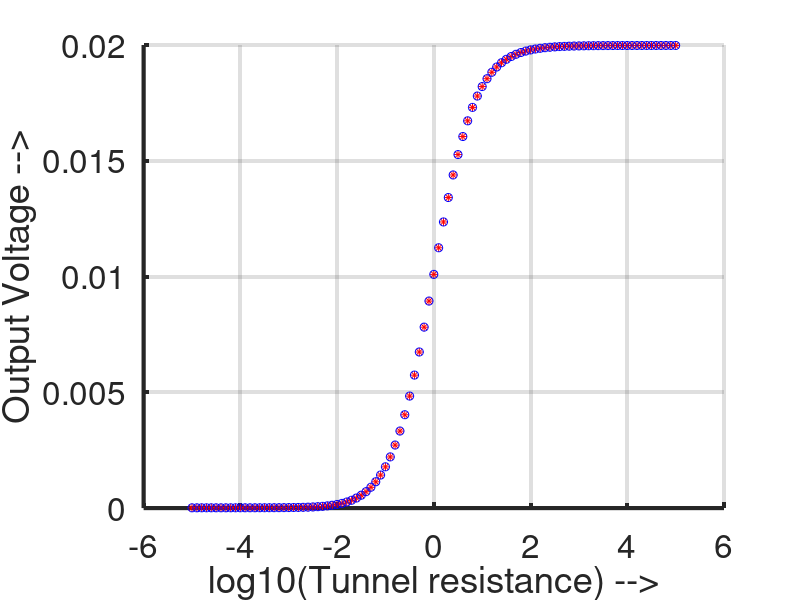

Recreate this plot in MATLAB.
% Spin circuit description of a non-local spin valve
clear all

%Constants (all MKS, except energy which is in eV)
q=1.6e-19;Z=zeros(2,2);

% Parameters
% note: R => rho*lambda_sf/A; L => L/lambda_sf
ii=0;
for X=-5:0.1:5
   ii=ii+1; RT(ii)=X; RT1=10^X; RT2=10^X;% Tunnel Resistance
   PT1=0.2; PT2=0.2;% Polarization of Tunnel Contacts
   RF=1e-2; LF1=100; LF2=100; PF1=0.05; PF2=0.05;% Ferromagnetic contacts
   RN=1; LN1=100; LN2=1e-3; LN3=100;% Nonmagnetic Channel

  % Ferromagnetic contacts
  GF1 = ((1/RF/LF1)*[1 PF1;PF1 PF1*PF1])+(((1-PF1*PF1)/RF)*[0 0; 0 ...
            csch(LF1)]);
  GF2 = ((1/RF/LF2)*[1 PF2;PF2 PF2*PF2])+(((1-PF2*PF2)/RF)*[0 0; 0 ...
            csch(LF2)]);
  G0F1 = ((1-PF1*PF1)/RF)*[0 0;0 coth(LF1)-csch(LF1)];
  G0F2 = ((1-PF2*PF2)/RF)*[0 0;0 coth(LF2)-csch(LF2)];

  % Normal channel
  GN1 = (1/RN/LN1)*[1 0;0 LN1*csch(LN1)];
  GN2 = (1/RN/LN2)*[1 0;0 LN2*csch(LN2)];
  GN3 = (1/RN/LN3)*[1 0;0 LN3*csch(LN3)];
  G0N1 = (1/RN)*[0 0;0 coth(LN1)-csch(LN1)];
  G0N2 = (1/RN)*[0 0;0 coth(LN2)-csch(LN2)];
  G0N3 = (1/RN)*[0 0;0 coth(LN3)-csch(LN3)];

  % Tunnel resistances
  GT1=(1/RT1)*[1 PT1;PT1 1];
  GT2=(1/RT2)*[1 PT2;PT2 1];

  % Conductance matrix from KCL
  G = [G0F1+GF1 -GF1 Z Z Z Z Z;
    -GF1 G0F1+GF1+GT1 Z Z -GT1 Z Z;
    Z Z G0F2+GF2 -GF2 Z Z Z;
    Z Z -GF2 G0F2+GF2+GT2 Z -GT2 Z;
    Z -GT1 Z Z GN1+G0N1+G0N2+GN2+GT1 -GN2 Z;
    Z Z Z -GT2 -GN2 GN3+G0N2+G0N3+GN2+GT2 -GN3;
    Z Z Z Z Z -GN3 GN3+G0N3];

  C = [1; PF1; zeros(12,1)];% Terminal currents
  V=G\C; V=reshape(V,2,7);% Terminal voltages
  Vout(ii)=V(1,3)-V(1,7);% Output voltage

  %%% Takahashi and Maekawa formula (PRB. 67, 052409)
  RF1=RF; RF2=RF;
  Numer = 2*RN*exp(-LN2)*(PT1*RT1/RN/(1-PT1^2) + PF1*RF1/RN/(1-PF1^2))...
    *(PT2*RT2/RN/(1-PT2^2) + PF2*RF2/RN/(1-PF2^2));
  denom = (1+ 2*RT1/RN/(1-PT1^2) + 2*RF1/RN/(1-PF1^2))...
    *(1+ 2*RT2/RN/(1-PT2^2) + 2*RF2/RN/(1-PF2^2)) - exp(-LN2);
  Rnon_local(ii)=Numer/denom;
end

hold on
plot(RT,Vout/C(1),'r*');
plot(RT,Rnon_local,'bo');
set(gca,'linewidth',[3.0]);
set(gca,'Fontsize',[24]);
xlabel('log10(Tunnel resistance) -->')
ylabel('Output Voltage -->')
grid on
